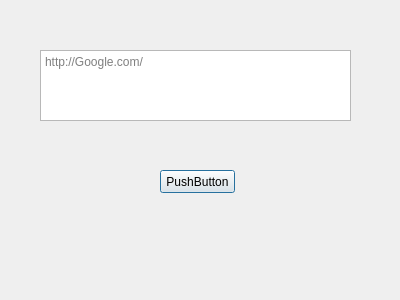
<?xml version="1.0" encoding="UTF-8"?>
<ui version="4.0">
 <class>Dialog</class>
 <widget class="QDialog" name="Dialog">
  <property name="geometry">
   <rect>
    <x>0</x>
    <y>0</y>
    <width>400</width>
    <height>300</height>
   </rect>
  </property>
  <property name="windowTitle">
   <string>Dialog</string>
  </property>
  <widget class="QPushButton" name="pushButton">
   <property name="geometry">
    <rect>
     <x>160</x>
     <y>170</y>
     <width>75</width>
     <height>23</height>
    </rect>
   </property>
   <property name="text">
    <string>PushButton</string>
   </property>
  </widget>
  <widget class="QTextEdit" name="textEdit">
   <property name="geometry">
    <rect>
     <x>40</x>
     <y>50</y>
     <width>311</width>
     <height>71</height>
    </rect>
   </property>
   <property name="placeholderText">
    <string>http://Google.com/</string>
   </property>
  </widget>
 </widget>
 <layoutdefault spacing="6" margin="11"/>
 <resources/>
 <connections/>
</ui>
